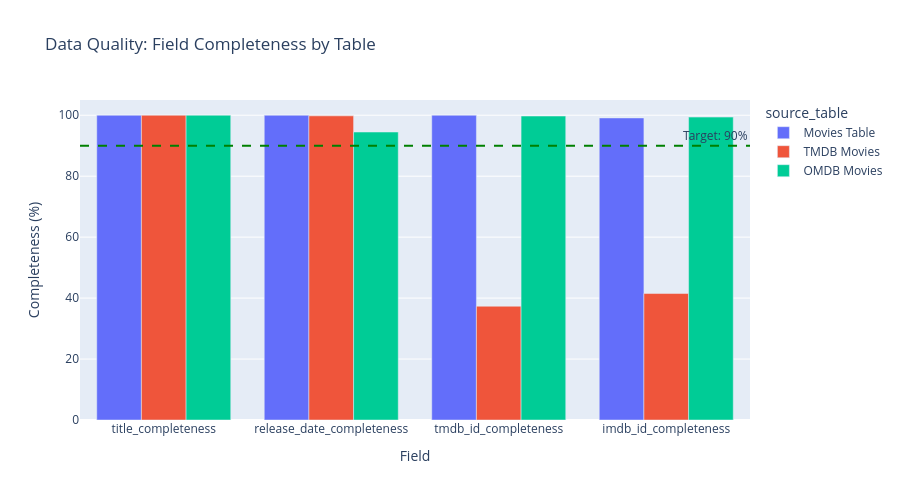

Here is the notebook cell this chart was saved with:
### Markdown cell above
## 4. Data Quality Metrics

Field completeness across different tables.

### Code cell
# Get data quality metrics
quality_df = get_data_quality_metrics()

print("\n📈 Data Quality Metrics (Field Completeness %)\n")
print(quality_df.to_string(index=False))

# Visualize quality metrics
if len(quality_df) > 0:
    # Melt dataframe for easier plotting
    quality_melted = quality_df.melt(
        id_vars=['source_table', 'total_records'],
        var_name='metric',
        value_name='completeness_pct'
    )

    fig = px.bar(
        quality_melted,
        x='metric',
        y='completeness_pct',
        color='source_table',
        barmode='group',
        title='Data Quality: Field Completeness by Table',
        labels={'completeness_pct': 'Completeness (%)', 'metric': 'Field'},
        height=500
    )

    fig.update_layout(yaxis_range=[0, 105])
    fig.add_hline(y=90, line_dash="dash", line_color="green", annotation_text="Target: 90%")
    fig.show()

### Figure 1 — Plotly figure (JSON) as saved in the notebook; plotly's stock layout.template omitted (floating-point values rounded to 4 significant figures)
{"data": [{"alignmentgroup": "True", "hovertemplate": "source_table=Movies Table<br>Field=%{x}<br>Completeness (%)=%{y}<extra></extra>", "legendgroup": "Movies Table", "marker": {"color": "#636efa", "pattern": {"shape": ""}}, "name": "Movies Table", "offsetgroup": "Movies Table", "orientation": "v", "showlegend": true, "textposition": "auto", "type": "bar", "x": ["title_completeness", "release_date_completeness", "tmdb_id_completeness", "imdb_id_completeness"], "xaxis": "x", "y": [100.0, 100.0, 100.0, 99.11], "yaxis": "y"}, {"alignmentgroup": "True", "hovertemplate": "source_table=TMDB Movies<br>Field=%{x}<br>Completeness (%)=%{y}<extra></extra>", "legendgroup": "TMDB Movies", "marker": {"color": "#EF553B", "pattern": {"shape": ""}}, "name": "TMDB Movies", "offsetgroup": "TMDB Movies", "orientation": "v", "showlegend": true, "textposition": "auto", "type": "bar", "x": ["title_completeness", "release_date_completeness", "tmdb_id_completeness", "imdb_id_completeness"], "xaxis": "x", "y": [100.0, 99.8, 37.33, 41.5], "yaxis": "y"}, {"alignmentgroup": "True", "hovertemplate": "source_table=OMDB Movies<br>Field=%{x}<br>Completeness (%)=%{y}<extra></extra>", "legendgroup": "OMDB Movies", "marker": {"color": "#00cc96", "pattern": {"shape": ""}}, "name": "OMDB Movies", "offsetgroup": "OMDB Movies", "orientation": "v", "showlegend": true, "textposition": "auto", "type": "bar", "x": ["title_completeness", "release_date_completeness", "tmdb_id_completeness", "imdb_id_completeness"], "xaxis": "x", "y": [100.0, 94.49, 99.73, 99.39], "yaxis": "y"}], "layout": {"annotations": [{"showarrow": false, "text": "Target: 90%", "x": 1, "xanchor": "right", "xref": "x domain", "y": 90, "yanchor": "bottom", "yref": "y"}], "barmode": "group", "height": 500, "legend": {"title": {"text": "source_table"}, "tracegroupgap": 0}, "shapes": [{"line": {"color": "green", "dash": "dash"}, "type": "line", "x0": 0, "x1": 1, "xref": "x domain", "y0": 90, "y1": 90, "yref": "y"}], "title": {"text": "Data Quality: Field Completeness by Table"}, "xaxis": {"anchor": "y", "domain": [0, 1], "title": {"text": "Field"}}, "yaxis": {"anchor": "x", "domain": [0, 1], "range": [0, 105], "title": {"text": "Completeness (%)"}}}}
